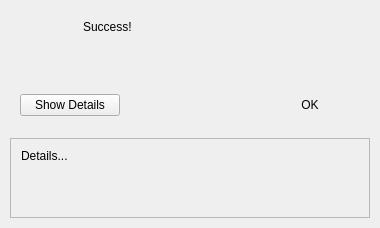
<?xml version="1.0" encoding="UTF-8"?>
<ui version="4.0">
 <class>MessageBoxSuccess</class>
 <widget class="QDialog" name="MessageBoxSuccess">
  <property name="geometry">
   <rect>
    <x>0</x>
    <y>0</y>
    <width>380</width>
    <height>228</height>
   </rect>
  </property>
  <property name="windowTitle">
   <string>Success</string>
  </property>
  <layout class="QVBoxLayout" name="verticalLayout">
   <property name="spacing">
    <number>0</number>
   </property>
   <property name="leftMargin">
    <number>0</number>
   </property>
   <property name="topMargin">
    <number>0</number>
   </property>
   <property name="rightMargin">
    <number>0</number>
   </property>
   <property name="bottomMargin">
    <number>0</number>
   </property>
   <item>
    <widget class="QWidget" name="verticalWidget" native="true">
     <property name="minimumSize">
      <size>
       <width>0</width>
       <height>0</height>
      </size>
     </property>
     <layout class="QHBoxLayout" name="horizontalLayout_2">
      <property name="spacing">
       <number>20</number>
      </property>
      <property name="leftMargin">
       <number>20</number>
      </property>
      <property name="topMargin">
       <number>20</number>
      </property>
      <property name="rightMargin">
       <number>20</number>
      </property>
      <property name="bottomMargin">
       <number>20</number>
      </property>
      <item alignment="Qt::AlignLeft|Qt::AlignTop">
       <widget class="QLabel" name="label_2">
        <property name="minimumSize">
         <size>
          <width>43</width>
          <height>43</height>
         </size>
        </property>
        <property name="maximumSize">
         <size>
          <width>43</width>
          <height>43</height>
         </size>
        </property>
        <property name="text">
         <string/>
        </property>
        <property name="pixmap">
         <pixmap resource="armory.qrc">:/resources/notification_success.png</pixmap>
        </property>
        <property name="scaledContents">
         <bool>false</bool>
        </property>
        <property name="alignment">
         <set>Qt::AlignHCenter|Qt::AlignTop</set>
        </property>
       </widget>
      </item>
      <item>
       <widget class="QWidget" name="verticalWidget1" native="true">
        <property name="sizePolicy">
         <sizepolicy hsizetype="Expanding" vsizetype="Preferred">
          <horstretch>0</horstretch>
          <verstretch>0</verstretch>
         </sizepolicy>
        </property>
        <layout class="QVBoxLayout" name="verticalLayout_2">
         <property name="spacing">
          <number>10</number>
         </property>
         <property name="leftMargin">
          <number>0</number>
         </property>
         <property name="topMargin">
          <number>0</number>
         </property>
         <property name="rightMargin">
          <number>0</number>
         </property>
         <property name="bottomMargin">
          <number>0</number>
         </property>
         <item alignment="Qt::AlignTop">
          <widget class="QLabel" name="labelText">
           <property name="sizePolicy">
            <sizepolicy hsizetype="Preferred" vsizetype="Expanding">
             <horstretch>0</horstretch>
             <verstretch>0</verstretch>
            </sizepolicy>
           </property>
           <property name="maximumSize">
            <size>
             <width>16777215</width>
             <height>16777215</height>
            </size>
           </property>
           <property name="text">
            <string>Success!</string>
           </property>
           <property name="alignment">
            <set>Qt::AlignLeading|Qt::AlignLeft|Qt::AlignVCenter</set>
           </property>
           <property name="wordWrap">
            <bool>false</bool>
           </property>
           <property name="h1" stdset="0">
            <bool>true</bool>
           </property>
           <property name="statusSuccessLabel" stdset="0">
            <bool>true</bool>
           </property>
          </widget>
         </item>
        </layout>
       </widget>
      </item>
     </layout>
    </widget>
   </item>
   <item>
    <widget class="QWidget" name="widget" native="true">
     <property name="buttonBar" stdset="0">
      <bool>true</bool>
     </property>
     <layout class="QHBoxLayout" name="horizontalLayout">
      <property name="spacing">
       <number>10</number>
      </property>
      <property name="leftMargin">
       <number>20</number>
      </property>
      <property name="topMargin">
       <number>5</number>
      </property>
      <property name="rightMargin">
       <number>10</number>
      </property>
      <property name="bottomMargin">
       <number>5</number>
      </property>
      <item alignment="Qt::AlignLeft">
       <widget class="QPushButton" name="pushButtonShowDetails">
        <property name="minimumSize">
         <size>
          <width>100</width>
          <height>0</height>
         </size>
        </property>
        <property name="maximumSize">
         <size>
          <width>100</width>
          <height>16777215</height>
         </size>
        </property>
        <property name="text">
         <string>Show Details</string>
        </property>
        <property name="autoDefault">
         <bool>false</bool>
        </property>
        <property name="discreetButtonPrimary" stdset="0">
         <bool>false</bool>
        </property>
        <property name="DiscreetButton" stdset="0">
         <bool>true</bool>
        </property>
       </widget>
      </item>
      <item alignment="Qt::AlignRight">
       <widget class="QPushButton" name="pushButtonOk">
        <property name="minimumSize">
         <size>
          <width>120</width>
          <height>0</height>
         </size>
        </property>
        <property name="maximumSize">
         <size>
          <width>16777215</width>
          <height>16777215</height>
         </size>
        </property>
        <property name="text">
         <string>OK</string>
        </property>
        <property name="default">
         <bool>true</bool>
        </property>
        <property name="flat">
         <bool>true</bool>
        </property>
       </widget>
      </item>
     </layout>
    </widget>
   </item>
   <item>
    <widget class="QWidget" name="verticalWidgetDetails" native="true">
     <property name="minimumSize">
      <size>
       <width>0</width>
       <height>0</height>
      </size>
     </property>
     <layout class="QVBoxLayout" name="verticalLayout_6">
      <property name="spacing">
       <number>5</number>
      </property>
      <property name="leftMargin">
       <number>10</number>
      </property>
      <property name="topMargin">
       <number>10</number>
      </property>
      <property name="rightMargin">
       <number>10</number>
      </property>
      <property name="bottomMargin">
       <number>10</number>
      </property>
      <item>
       <widget class="QScrollArea" name="scrollAreaDetails">
        <property name="sizePolicy">
         <sizepolicy hsizetype="Expanding" vsizetype="Fixed">
          <horstretch>0</horstretch>
          <verstretch>0</verstretch>
         </sizepolicy>
        </property>
        <property name="minimumSize">
         <size>
          <width>0</width>
          <height>80</height>
         </size>
        </property>
        <property name="maximumSize">
         <size>
          <width>16777215</width>
          <height>80</height>
         </size>
        </property>
        <property name="widgetResizable">
         <bool>true</bool>
        </property>
        <widget class="QWidget" name="scrollAreaWidgetContents">
         <property name="geometry">
          <rect>
           <x>0</x>
           <y>0</y>
           <width>358</width>
           <height>78</height>
          </rect>
         </property>
         <property name="minimumSize">
          <size>
           <width>0</width>
           <height>78</height>
          </size>
         </property>
         <property name="darkOverlay" stdset="0">
          <bool>true</bool>
         </property>
         <property name="well" stdset="0">
          <bool>true</bool>
         </property>
         <layout class="QVBoxLayout" name="verticalLayout_4">
          <property name="spacing">
           <number>5</number>
          </property>
          <property name="leftMargin">
           <number>10</number>
          </property>
          <property name="topMargin">
           <number>10</number>
          </property>
          <property name="rightMargin">
           <number>10</number>
          </property>
          <property name="bottomMargin">
           <number>10</number>
          </property>
          <item>
           <widget class="QLabel" name="labelDetails">
            <property name="sizePolicy">
             <sizepolicy hsizetype="Preferred" vsizetype="Expanding">
              <horstretch>0</horstretch>
              <verstretch>0</verstretch>
             </sizepolicy>
            </property>
            <property name="text">
             <string>Details...</string>
            </property>
            <property name="alignment">
             <set>Qt::AlignLeading|Qt::AlignLeft|Qt::AlignTop</set>
            </property>
            <property name="wordWrap">
             <bool>true</bool>
            </property>
            <property name="whiteLabel" stdset="0">
             <bool>false</bool>
            </property>
           </widget>
          </item>
         </layout>
        </widget>
       </widget>
      </item>
     </layout>
    </widget>
   </item>
  </layout>
 </widget>
 <resources>
  <include location="armory.qrc"/>
 </resources>
 <connections/>
</ui>
